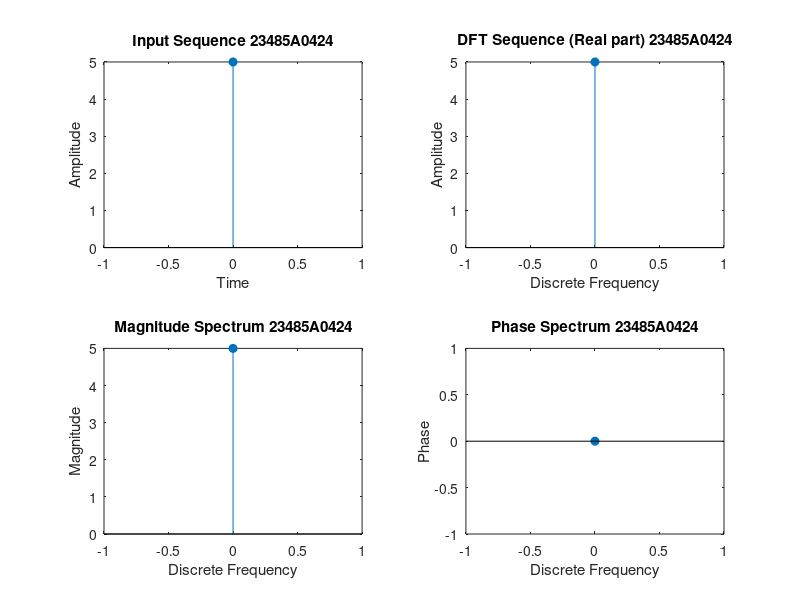

Write the MATLAB code that produced this figure.
clc;
clear all;
close all;
 
x = input('Enter the input sequence: ');
N = length(x);
 
% Calculate DFT
for k = 1:N
    X(k) = 0;
    for n = 1:N
        X(k) = X(k) + x(n) * exp(-1j * 2 * pi * (n - 1) * (k - 1) / N);
    end
end
fprintf('DFT sequence\n');
disp(X);
 
M = abs(X);    % Magnitude spectrum
fprintf('Magnitude spectrum');
disp(M);
p = angle(X);  % Phase spectrum
fprintf('Phase spectrum');
disp(p);
 
% Create subplots in a 2x2 grid
subplot(2, 2, 1);
stem(0:N-1, x, 'filled');
xlabel('Time');
ylabel('Amplitude');
title('Input Sequence 23485A0424');
 
subplot(2, 2, 2);
stem(0:N-1, real(X), 'filled');  % Only real part of the DFT
xlabel('Discrete Frequency');
ylabel('Amplitude');
title('DFT Sequence (Real part) 23485A0424');
 
subplot(2, 2, 3);
stem(0:N-1, M, 'filled');
xlabel('Discrete Frequency');
ylabel('Magnitude');
title('Magnitude Spectrum 23485A0424');
 
subplot(2, 2, 4);
stem(0:N-1, p, 'filled');
xlabel('Discrete Frequency');
ylabel('Phase');
title('Phase Spectrum 23485A0424');